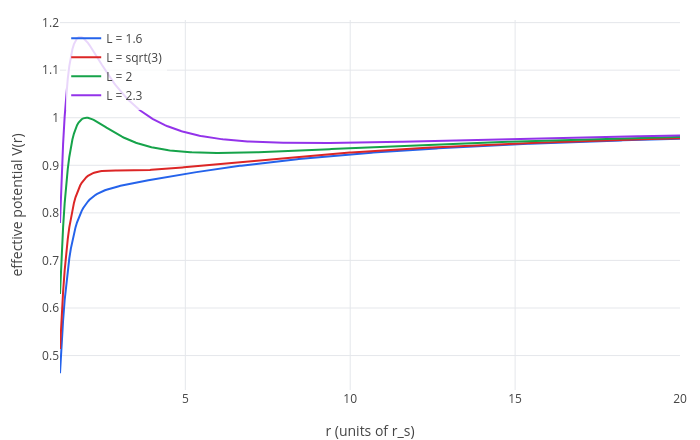

Notebook code for this chart:
### Markdown cell above
## 1. The effective potential

For a particle with angular momentum $L$ per unit mass, the Schwarzschild geodesic equations reduce to one equation
for the radius, like a ball rolling in a potential:

$$\left(\frac{dr}{d\tau}\right)^2 + V(r) = E^2, \qquad V(r) = \left(1 - \frac{r_s}{r}\right)\left(1 + \frac{L^2}{r^2}\right)$$

Multiplying out, $V = 1 - \dfrac{r_s}{r} + \dfrac{L^2}{r^2} - \dfrac{r_s L^2}{r^3}$. The first three terms are Newton's:
gravity pulling in, and the centrifugal barrier $L^2/r^2$ pushing out. The last term is new, and it wins at small $r$.
Here $V$ is plotted against $r$ (in units of $r_s$, so $r_s = 1$) for several values of $L$:

### Code cell
r_s = 1;
v1 = plot((1-r_s/r)*(1+1.6^2/r^2), r, 1.2, 20);
v2 = plot((1-r_s/r)*(1+3/r^2), r, 1.2, 20);
v3 = plot((1-r_s/r)*(1+2^2/r^2), r, 1.2, 20);
v4 = plot((1-r_s/r)*(1+2.3^2/r^2), r, 1.2, 20);
labels(legend(show(v1, v2, v3, v4), "L = 1.6", "L = sqrt(3)", "L = 2", "L = 2.3"), "r (units of r_s)", "effective potential V(r)")

### Figure 1 — Plotly figure (JSON) as saved in the notebook; plotly's stock layout.template omitted (floating-point values rounded to 4 significant figures; data arrays with more than 128 entries replaced by an {"elided": "..."} marker saying what was removed)
{"data": [{"line": {"color": "#2563eb", "width": 2}, "mode": "lines", "name": "L = 1.6", "type": "scatter", "x": {"elided": "402 float values"}, "y": {"elided": "402 float values"}}, {"line": {"color": "#dc2626", "width": 2}, "mode": "lines", "name": "L = sqrt(3)", "type": "scatter", "x": {"elided": "402 float values"}, "y": {"elided": "402 float values"}}, {"line": {"color": "#16a34a", "width": 2}, "mode": "lines", "name": "L = 2", "type": "scatter", "x": {"elided": "402 float values"}, "y": {"elided": "402 float values"}}, {"line": {"color": "#9333ea", "width": 2}, "mode": "lines", "name": "L = 2.3", "type": "scatter", "x": {"elided": "402 float values"}, "y": {"elided": "402 float values"}}], "layout": {"height": 440, "legend": {"bgcolor": "rgba(255,255,255,0.8)", "x": 0.01, "y": 0.99}, "margin": {"b": 50, "l": 60, "r": 20, "t": 20}, "showlegend": true, "title": {"text": ""}, "width": 700, "xaxis": {"title": {"text": "r (units of r_s)"}, "zeroline": true}, "yaxis": {"range": [0.4276, 1.205], "title": {"text": "effective potential V(r)"}, "zeroline": true}}}
